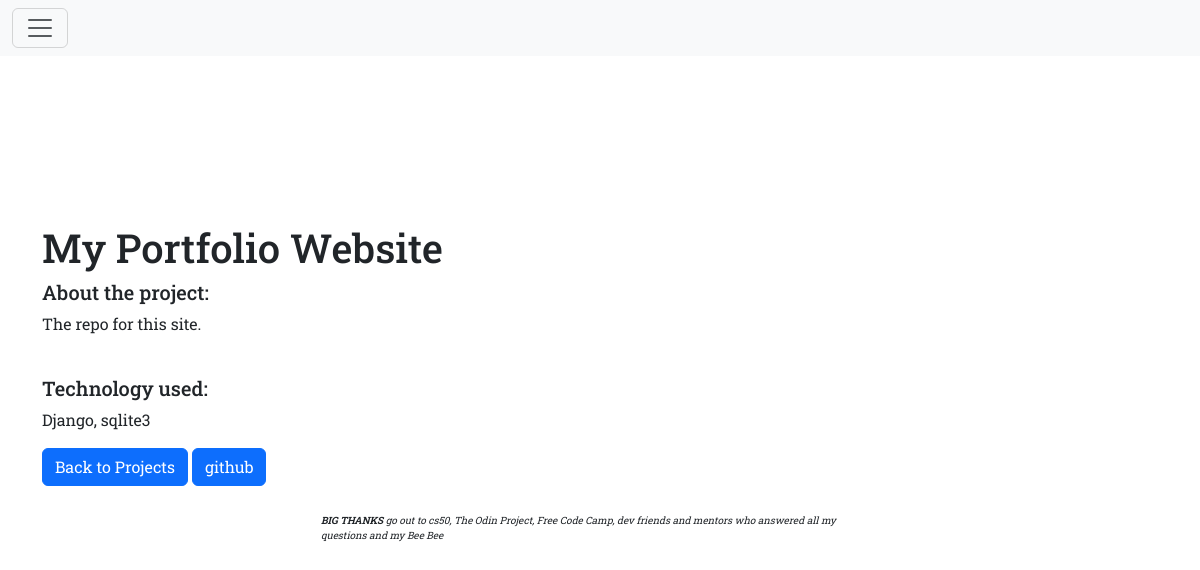
The app's page /projects/1/, older data.
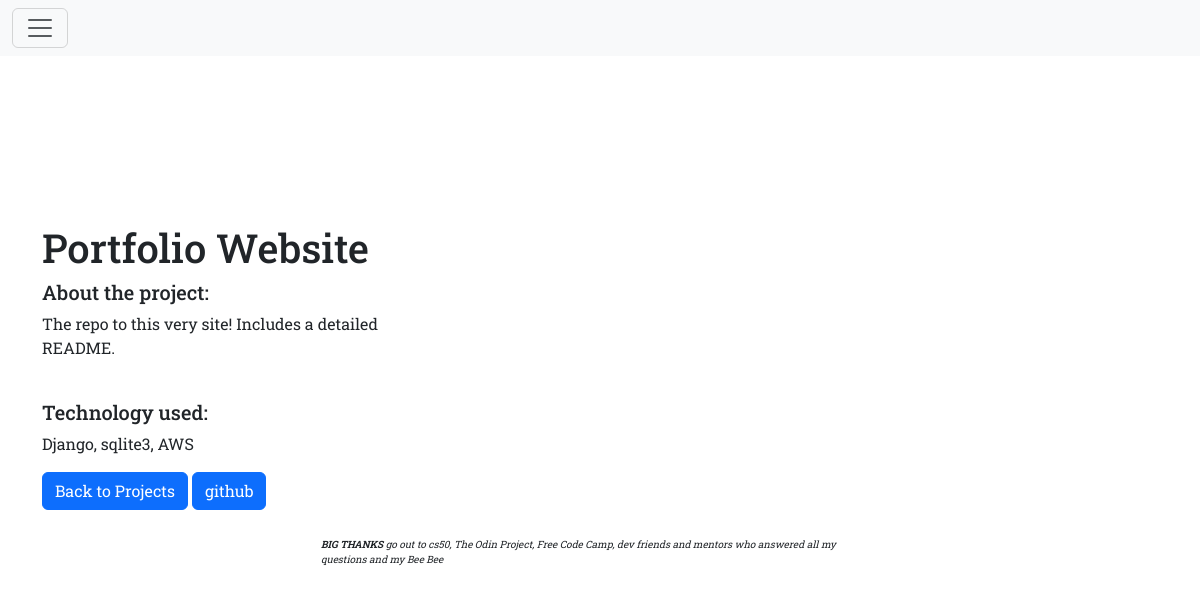
The same page, newer data.
### projects/models.py (models this page shows, shortened)
class Project(models.Model):
    title = models.CharField(max_length=100)
    description = models.TextField()
    technology = models.CharField(max_length=20)

### projects/views.py (the view)
# urls.py: path("<int:pk>/", views.project_detail, name="project_detail"),
def project_detail(request, pk):
    project = Project.objects.get(pk=pk)
    context = {
        "project": project
    }
    return render(request, "projects/project_detail.html", context)

### projects/templates/projects/project_detail.html
{% extends "base.html" %}
{% block page_content %}
<div class="body-margin">
    <h1>{{ project.title }}</h1>
    <div class="row">
        <div class="col-md-4">
            <h5>About the project:</h5>
            <p>{{ project.description }}</p>
            <br>
            <h5>Technology used:</h5>
            <p>{{ project.technology }}</p>
            <div>
                <a href="{% url 'project_index' %}" class="btn btn-primary">
                    Back to Projects
                </a>
                <a href="https://github.com/TeaZea" target="_blank" class="btn btn-primary">
                    github
                </a>
            </div>
        </div>
    </div>
</div>
{% endblock page_content %}

Row changes from the older to the newer data that the page shows:
changed Project: title "My Portfolio Website" → "Portfolio Website"; description "The repo for this site." → "The repo to this very site! Includes a detailed README."; technology "Django, sqlite3" → "Django, sqlite3, AWS"
